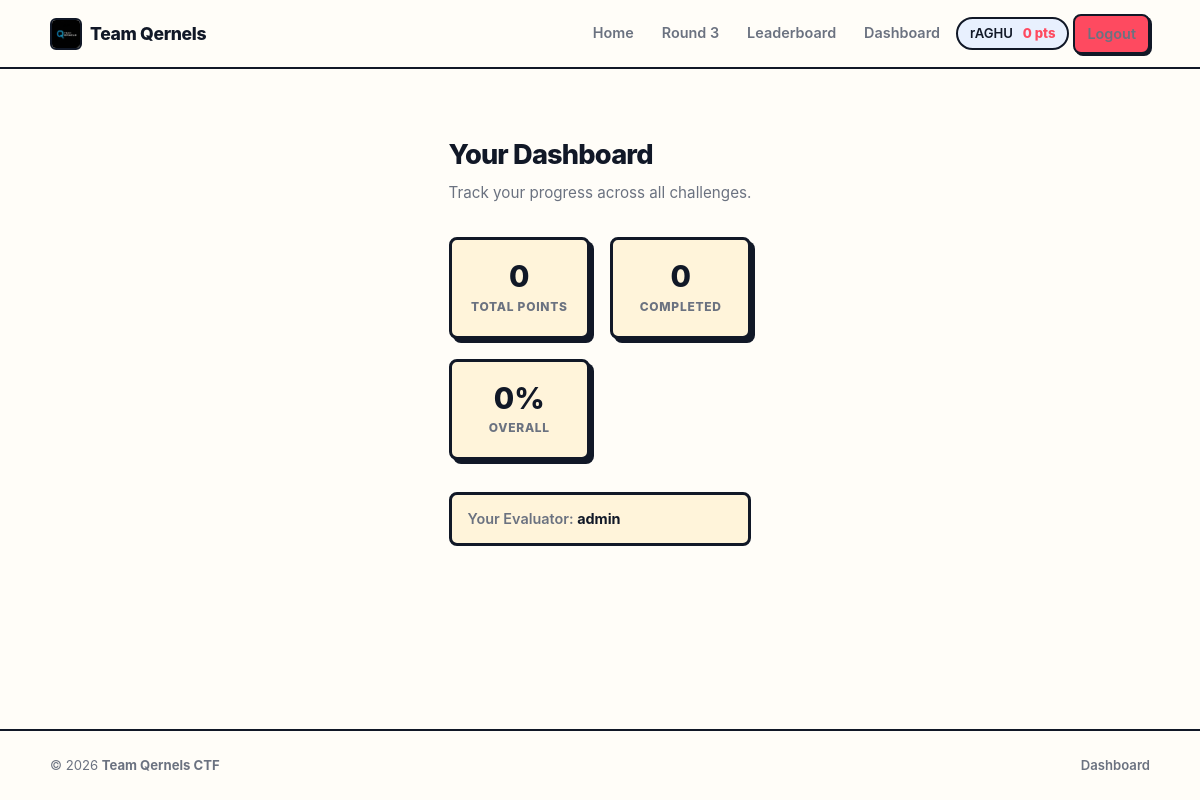
The app's page /dashboard (signed in) with its own data.
### models.py (models this page shows, shortened)
class User(Base):
    __tablename__ = "users"
    id = Column(Integer, primary_key=True)
    username = Column(String(255), unique=True, nullable=False, index=True)
    email = Column(String(255), unique=True, nullable=False, index=True)
    password_hash = Column(String(255), nullable=False)
    created_at = Column(DateTime, default=datetime.utcnow)
    last_login = Column(DateTime)
    total_points = Column(Integer, default=0)
    is_admin = Column(Boolean, default=False)
    is_evaluator = Column(Boolean, default=False)
    is_approved = Column(Boolean, default=False)
    is_leaderboard_public = Column(Boolean, default=False)
    event_active = Column(Boolean, default=False)
    assigned_evaluator_id = Column(Integer, ForeignKey("users.id"), nullable=True)
    assigned_evaluator_rel = relationship(
        "User",
        foreign_keys=[assigned_evaluator_id],
        remote_side="User.id",
        backref="assigned_participants",
    )
    is_authenticated = True
    submissions = relationship(
        "Submission", backref="user", lazy=True,
        cascade="all, delete-orphan", foreign_keys="Submission.user_id",
    )
    scores = relationship(
        "Score", foreign_keys="Score.user_id", backref="user",
        lazy=True, cascade="all, delete-orphan",
    )
    approved_scores = relationship(
        "Score", foreign_keys="Score.approved_by",
        backref="approved_by_user", lazy=True,
    )

### routes/challenges.py (the view)
@router.get("/dashboard", name="challenges.dashboard")
def dashboard(request: Request):
    user = request.state.user
    if not user.is_authenticated:
        return RedirectResponse(url="/auth/login", status_code=303)
    db = request.state.db
    challenges = db.query(Challenge).order_by(Challenge.order_position).all()
    progress_data = {ch.id: ch.get_user_progress(db, user.id) for ch in challenges}
    computed_total = user.get_total_points(db)
    if user.total_points != computed_total:
        user.total_points = computed_total
        db.commit()
    max_possible = sum(ch.total_points for ch in challenges)
    completed_count = sum(1 for p in progress_data.values() if p["completed_flags"] > 0)
    overall_pct = round(computed_total / max_possible * 100) if max_possible > 0 else 0
    evaluator = db.query(User).get(user.assigned_evaluator_id) if user.assigned_evaluator_id else None
    evaluator_name = evaluator.username if evaluator else None
    return render("dashboard.html", request, computed_total=computed_total, max_possible=max_possible, completed_count=completed_count, overall_pct=overall_pct, evaluator_name=evaluator_name)

### templates/dashboard.html (shortened to what this page needs)
{% extends "base.html" %}
{% block content %}
<div class="page-title">Your Dashboard</div>
<div class="page-subtitle">Track your progress across all challenges.</div>
<div class="stats-row">
    <div class="stat-tile">
        <div class="stat-tile-inner">
            <div class="num">{{ computed_total }}</div>
            <div class="lbl">Total Points</div>
        </div>
    </div>
    <div class="stat-tile">
        <div class="stat-tile-inner">
            <div class="num">{{ completed_count }}</div>
            <div class="lbl">Completed</div>
        </div>
    </div>
    <div class="stat-tile">
        <div class="stat-tile-inner">
            <div class="num">{{ overall_pct }}%</div>
            <div class="lbl">Overall</div>
        </div>
    </div>
</div>
{% if evaluator_name %}
<div style="margin-top:1rem;padding:0.75rem 1rem;background:var(--bg-card);border:var(--border-w) solid var(--border-dark);border-radius:var(--radius);font-size:0.9rem;font-weight:600;color:var(--text-muted);">
    Your Evaluator: <strong style="color:var(--text);">{{ evaluator_name }}</strong>
</div>
{% else %}
<div style="margin-top:1rem;padding:0.75rem 1rem;background:var(--bg-card);border:var(--border-w) solid var(--border-dark);border-radius:var(--radius);font-size:0.9rem;font-weight:600;color:var(--text-muted);">
    Your Evaluator: <span style="font-style:italic;">Not yet assigned</span>
</div>
{% endif %}
{% endblock %}

### templates/base.html (shortened to what this page needs)
<!DOCTYPE html>
<html lang="en">
<head>
    <link rel="stylesheet" href="{{ url_for('static', filename='styles.css') }}">
</head>
<body>
    <header>
        <nav>
            <a href="{{ url_for('index') }}" class="logo">
                <img src="{{ url_for('static', filename='team_qernels_logo.jpeg') }}" alt="Team Qernels">
                <span>Team Qernels</span>
            </a>
            <ul class="nav-links">
                <li><a href="{{ url_for('index') }}">Home</a></li>
                {% if current_user.is_authenticated %}
                    {% if current_user.is_admin or (site_config and site_config.active_round == 3) %}
                    <li><a href="{{ url_for('challenges.list_challenges') }}">Round 3</a></li>
                    <li><a href="{{ url_for('challenges.leaderboard') }}">Leaderboard</a></li>
                    {% endif %}
                    <li><a href="{{ url_for('challenges.dashboard') }}">Dashboard</a></li>
                    <li>
                        <span class="nav-user-chip">
                            {{ current_user.username }}&nbsp;<span class="nav-pts">{{ current_user.total_points }} pts</span>
                        </span>
                    </li>
                    <li><a href="{{ url_for('auth.logout') }}" class="btn btn-danger btn-sm">Logout</a></li>
                {% else %}
                    <li><a href="{{ url_for('auth.login') }}">Login</a></li>
                    <li><a href="{{ url_for('auth.register') }}" class="nav-pill btn">Register</a></li>
                {% endif %}
            </ul>
        </nav>
    </header>
    <div class="container">
        <div class="content">
            {% block content %}{% endblock %}
        </div>
    </div>
    <footer>
        <div class="footer-inner">
            <span>&copy; 2026 <strong>Team Qernels CTF</strong></span>
            <div class="footer-links">
                {% if current_user.is_authenticated %}
                <a href="{{ url_for('challenges.dashboard') }}">Dashboard</a>
                {% endif %}
            </div>
        </div>
    </footer>
</body>
</html>

### static/styles.css (style rules this page uses)
* { margin: 0; padding: 0; box-sizing: border-box; }
:root { --primary: #0071e3; --text-dark: #1d1d1d; --text-secondary: #424245; --text-light: #86868b; --border: #e5e5e7; --bg-light: #f5f5f7; --bg-white: #ffffff; --success: #34c759; --danger: #ff3b30; --warning: #ff9500; }
body { font-family: -apple-system, BlinkMacSystemFont, 'Segoe UI', 'Helvetica Neue', sans-serif; background: var(--bg-white); color: var(--text-dark); line-height: 1.6; font-size: 16px; }
a { color: var(--primary); text-decoration: none; transition: color 0.2s ease; }
header { background: var(--bg-white); border-bottom: 1px solid var(--border); padding: 0.75rem 2rem; position: sticky; top: 0; z-index: 1000; backdrop-filter: blur(20px); -webkit-backdrop-filter: blur(20px); background-color: rgba(255, 255, 255, 0.8); }
nav { max-width: 1200px; margin: 0 auto; display: flex; justify-content: space-between; align-items: center; height: 48px; }
.logo { display: flex; align-items: center; gap: 0.5rem; font-size: 1rem; font-weight: 600; color: var(--text-dark); text-decoration: none; }
.nav-links { display: flex; list-style: none; gap: 2rem; align-items: center; }
.nav-links a { color: var(--text-secondary); text-decoration: none; font-weight: 500; font-size: 0.95rem; transition: color 0.2s; }
.container { max-width: 1200px; margin: 0 auto; padding: 4rem 2rem; }
.content { padding: 2rem 0; }
.btn { display: inline-block; padding: 0.75rem 2rem; border-radius: 0.5rem; font-weight: 500; text-decoration: none; cursor: pointer; transition: all 0.2s ease; border: none; font-size: 1rem; }
.btn-danger { background: var(--danger); color: white; }
footer { background: var(--bg-light); border-top: 1px solid var(--border); padding: 2rem; margin-top: 4rem; color: var(--text-light); font-size: 0.85rem; text-align: center; }
.container { max-width: 1200px; margin: 2rem auto; padding: 0 1rem; }
.content { background: var(--white); border-radius: 8px; padding: 2rem; border: 1px solid var(--border-light); }
.btn { display: inline-block; padding: 0.75rem 1.5rem; border-radius: 6px; text-decoration: none; cursor: pointer; border: none; font-weight: 500; transition: all 0.3s ease; font-size: 0.95rem; text-align: center; }
.btn-danger { background: var(--danger); color: var(--white); }
footer { background: var(--text-dark); color: var(--white); padding: 2rem; text-align: center; margin-top: 4rem; border-top: 1px solid var(--border-light); }

### templates/dashboard.html (style rules this page uses)
.stats-row { display: grid; grid-template-columns: repeat(auto-fit, minmax(140px, 1fr)); gap: 1.25rem; margin-bottom: 2rem; }
.stat-tile { position: relative; }
.stat-tile-inner { position: relative; z-index: 2; background: var(--bg-card); border: var(--border-w) solid var(--border-dark); border-radius: var(--radius); padding: 1.25rem 1rem; text-align: center; }
.stat-tile .num { font-size: 1.85rem; font-weight: 800; color: var(--text); line-height: 1.1; }
.stat-tile .lbl { font-size: 0.75rem; font-weight: 800; text-transform: uppercase; letter-spacing: 0.06em; color: var(--text-muted); margin-top: 0.25rem; }

### records on screen
User: username "rAGHU", total_points "0"
User: username "admin"

### other values on screen
{{ computed_total }} "0"
{{ completed_count }} "0"
{{ overall_pct }} "0"
